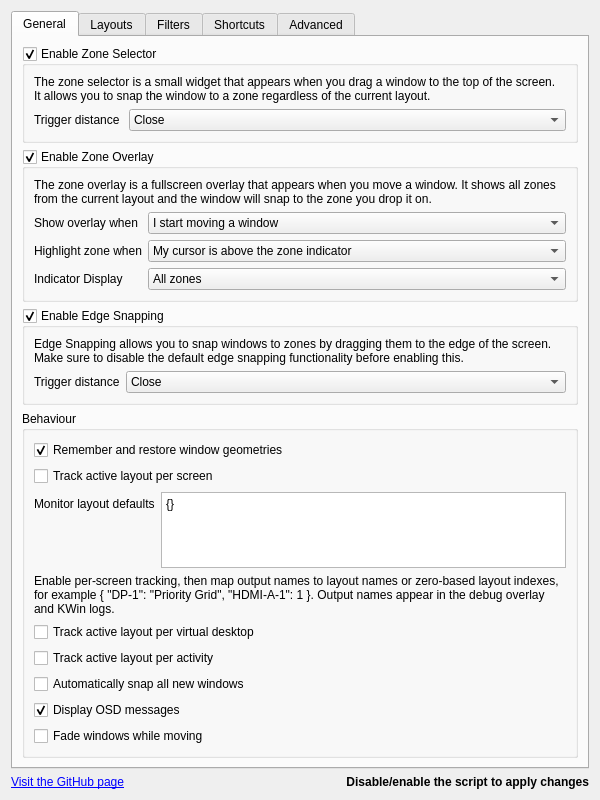
<?xml version="1.0" encoding="UTF-8"?>
<ui version="4.0">
  <class>KWin::MagnetileConfigForm</class>
  <widget class="QWidget" name="KWin::MagnetileConfigForm">
    <property name="geometry">
      <rect>
        <x>0</x>
        <y>0</y>
        <width>600</width>
        <height>800</height>
      </rect>
    </property>
    <layout class="QVBoxLayout" name="verticalLayout">
      <item>
        <widget class="QTabWidget" name="tabWidget">
          <property name="currentIndex">
            <number>0</number>
          </property>
          <widget class="QWidget" name="tab_general">
            <attribute name="icon">
              <iconset theme="systemsettings">
                <normaloff>../../../../../../../../.designer/backup</normaloff>../../../../../../../../.designer/backup</iconset>
            </attribute>
            <attribute name="title">
              <string>General</string>
            </attribute>
            <layout class="QVBoxLayout" name="verticalLayout_4">
              <item>
                <widget class="QGroupBox" name="kcfg_enableZoneSelector">
                  <property name="title">
                    <string>Enable Zone Selector</string>
                  </property>
                  <property name="alignment">
                    <set>Qt::AlignmentFlag::AlignLeading|Qt::AlignmentFlag::AlignLeft|Qt::AlignmentFlag::AlignTop</set>
                  </property>
                  <property name="checkable">
                    <bool>true</bool>
                  </property>
                  <layout class="QVBoxLayout" name="verticalLayout_14">
                    <item>
                      <widget class="QLabel" name="label_zoneSelectorExplanation">
                        <property name="text">
                          <string>The zone selector is a small widget that appears when you drag a window to the top of the screen. It allows you to snap the window to a zone regardless of the current layout.</string>
                        </property>
                        <property name="wordWrap">
                          <bool>true</bool>
                        </property>
                      </widget>
                    </item>
                    <item>
                      <layout class="QFormLayout" name="formLayout_zoneSelector">
                        <item row="0" column="1">
                          <widget class="QComboBox" name="kcfg_zoneSelectorTriggerDistance">
                            <property name="sizePolicy">
                              <sizepolicy hsizetype="Expanding" vsizetype="Fixed">
                                <horstretch>0</horstretch>
                                <verstretch>0</verstretch>
                              </sizepolicy>
                            </property>
                            <property name="currentText">
                              <string>Close</string>
                            </property>
                            <property name="currentIndex">
                              <number>0</number>
                            </property>
                            <item>
                              <property name="text">
                                <string>Close</string>
                              </property>
                            </item>
                            <item>
                              <property name="text">
                                <string>Medium</string>
                              </property>
                            </item>
                            <item>
                              <property name="text">
                                <string>Far</string>
                              </property>
                            </item>
                          </widget>
                        </item>
                        <item row="0" column="0">
                          <widget class="QLabel" name="label_zoneSelectorTriggerDistance">
                            <property name="text">
                              <string>Trigger distance </string>
                            </property>
                          </widget>
                        </item>
                      </layout>
                    </item>
                  </layout>
                </widget>
              </item>
              <item>
                <widget class="QGroupBox" name="kcfg_enableZoneOverlay">
                  <property name="title">
                    <string>Enable Zone Overlay</string>
                  </property>
                  <property name="checkable">
                    <bool>true</bool>
                  </property>
                  <property name="checked">
                    <bool>true</bool>
                  </property>
                  <layout class="QVBoxLayout" name="verticalLayout_13">
                    <item>
                      <widget class="QLabel" name="label_zoneOverlayExplanation">
                        <property name="text">
                          <string>The zone overlay is a fullscreen overlay that appears when you move a window. It shows all zones from the current layout and the window will snap to the zone you drop it on.</string>
                        </property>
                        <property name="wordWrap">
                          <bool>true</bool>
                        </property>
                      </widget>
                    </item>
                    <item>
                      <layout class="QFormLayout" name="formLayout_zoneOverlay">
                        <item row="0" column="0">
                          <widget class="QLabel" name="label_zoneOverlayShowWhen">
                            <property name="text">
                              <string>Show overlay when</string>
                            </property>
                          </widget>
                        </item>
                        <item row="0" column="1">
                          <widget class="QComboBox" name="kcfg_zoneOverlayShowWhen">
                            <property name="sizePolicy">
                              <sizepolicy hsizetype="Expanding" vsizetype="Fixed">
                                <horstretch>0</horstretch>
                                <verstretch>0</verstretch>
                              </sizepolicy>
                            </property>
                            <item>
                              <property name="text">
                                <string>I start moving a window</string>
                              </property>
                            </item>
                            <item>
                              <property name="text">
                                <string>I press the toggle overlay shortcut</string>
                              </property>
                            </item>
                          </widget>
                        </item>
                        <item row="1" column="0">
                          <widget class="QLabel" name="label_zoneOverlayHighlightTarget">
                            <property name="text">
                              <string>Highlight zone when</string>
                            </property>
                          </widget>
                        </item>
                        <item row="1" column="1">
                          <widget class="QComboBox" name="kcfg_zoneOverlayHighlightTarget">
                            <property name="sizePolicy">
                              <sizepolicy hsizetype="Expanding" vsizetype="Fixed">
                                <horstretch>0</horstretch>
                                <verstretch>0</verstretch>
                              </sizepolicy>
                            </property>
                            <item>
                              <property name="text">
                                <string>My cursor is above the zone indicator</string>
                              </property>
                            </item>
                            <item>
                              <property name="text">
                                <string>My cursor is anywhere in the zone</string>
                              </property>
                            </item>
                          </widget>
                        </item>
                        <item row="2" column="0">
                          <widget class="QLabel" name="label_zoneOverlayIndicatorDisplay">
                            <property name="text">
                              <string>Indicator Display</string>
                            </property>
                          </widget>
                        </item>
                        <item row="2" column="1">
                          <widget class="QComboBox" name="kcfg_zoneOverlayIndicatorDisplay">
                            <property name="sizePolicy">
                              <sizepolicy hsizetype="Expanding" vsizetype="Fixed">
                                <horstretch>0</horstretch>
                                <verstretch>0</verstretch>
                              </sizepolicy>
                            </property>
                            <item>
                              <property name="text">
                                <string>All zones</string>
                              </property>
                            </item>
                            <item>
                              <property name="text">
                                <string>Only target zone</string>
                              </property>
                            </item>
                          </widget>
                        </item>
                      </layout>
                    </item>
                  </layout>
                </widget>
              </item>
              <item>
                <widget class="QGroupBox" name="kcfg_enableEdgeSnapping">
                  <property name="title">
                    <string>Enable Edge Snapping</string>
                  </property>
                  <property name="checkable">
                    <bool>true</bool>
                  </property>
                  <property name="checked">
                    <bool>true</bool>
                  </property>
                  <layout class="QVBoxLayout" name="verticalLayout_13">
                    <item>
                      <widget class="QLabel" name="label_edgeSnappingExplanation">
                        <property name="text">
                          <string>Edge Snapping allows you to snap windows to zones by dragging them to the edge of the screen. Make sure to disable the default edge snapping functionality before enabling this.</string>
                        </property>
                        <property name="wordWrap">
                          <bool>true</bool>
                        </property>
                      </widget>
                    </item>
                    <item>
                      <layout class="QFormLayout" name="formLayout_edgeSnapping">
                        <item row="0" column="0">
                          <widget class="QLabel" name="label_edgeSnappingTriggerDistance">
                            <property name="text">
                              <string>Trigger distance</string>
                            </property>
                          </widget>
                        </item>
                        <item row="0" column="1">
                          <widget class="QComboBox" name="kcfg_edgeSnappingTriggerDistance">
                            <property name="sizePolicy">
                              <sizepolicy hsizetype="Expanding" vsizetype="Fixed">
                                <horstretch>0</horstretch>
                                <verstretch>0</verstretch>
                              </sizepolicy>
                            </property>
                            <item>
                              <property name="text">
                                <string>Close</string>
                              </property>
                            </item>
                            <item>
                              <property name="text">
                                <string>Medium</string>
                              </property>
                            </item>
                            <item>
                              <property name="text">
                                <string>Far</string>
                              </property>
                            </item>
                          </widget>
                        </item>
                      </layout>
                    </item>
                  </layout>
                </widget>
              </item>
              <item>
                <widget class="QGroupBox" name="groupBox_snappingBehaviour">
                  <property name="title">
                    <string>Behaviour</string>
                  </property>
                  <layout class="QVBoxLayout" name="verticalLayout_11">
                    <item>
                      <widget class="QCheckBox" name="kcfg_rememberWindowGeometries">
                        <property name="sizePolicy">
                          <sizepolicy hsizetype="Minimum" vsizetype="Minimum">
                            <horstretch>0</horstretch>
                            <verstretch>0</verstretch>
                          </sizepolicy>
                        </property>
                        <property name="text">
                          <string>Remember and restore window geometries</string>
                        </property>
                        <property name="checked">
                          <bool>true</bool>
                        </property>
                      </widget>
                    </item>
                    <item>
                      <widget class="QCheckBox" name="kcfg_trackLayoutPerScreen">
                        <property name="text">
                          <string>Track active layout per screen</string>
                        </property>
                      </widget>
                    </item>
                    <item>
                      <layout class="QFormLayout" name="formLayout_monitorLayouts">
                        <item row="0" column="0">
                          <widget class="QLabel" name="label_monitorLayouts">
                            <property name="text">
                              <string>Monitor layout defaults</string>
                            </property>
                          </widget>
                        </item>
                        <item row="0" column="1">
                          <widget class="QPlainTextEdit" name="kcfg_monitorLayoutsJson">
                            <property name="toolTip">
                              <string>Optional JSON object mapping KWin output names to layout names or indexes.</string>
                            </property>
                            <property name="maximumSize">
                              <size>
                                <width>16777215</width>
                                <height>90</height>
                              </size>
                            </property>
                            <property name="plainText">
                              <string>{}</string>
                            </property>
                          </widget>
                        </item>
                      </layout>
                    </item>
                    <item>
                      <widget class="QLabel" name="label_monitorLayoutsExplanation">
                        <property name="text">
                          <string>Enable per-screen tracking, then map output names to layout names or zero-based layout indexes, for example { &quot;DP-1&quot;: &quot;Priority Grid&quot;, &quot;HDMI-A-1&quot;: 1 }. Output names appear in the debug overlay and KWin logs.</string>
                        </property>
                        <property name="wordWrap">
                          <bool>true</bool>
                        </property>
                      </widget>
                    </item>
                    <item>
                      <widget class="QCheckBox" name="kcfg_trackLayoutPerDesktop">
                        <property name="text">
                          <string>Track active layout per virtual desktop</string>
                        </property>
                      </widget>
                    </item>
                    <item>
                      <widget class="QCheckBox" name="kcfg_trackLayoutPerActivity">
                        <property name="text">
                          <string>Track active layout per activity</string>
                        </property>
                      </widget>
                    </item>
                    <item>
                      <widget class="QCheckBox" name="kcfg_autoSnapAllNew">
                        <property name="text">
                          <string>Automatically snap all new windows</string>
                        </property>
                      </widget>
                    </item>
                    <item>
                      <widget class="QCheckBox" name="kcfg_showOsdMessages">
                        <property name="text">
                          <string>Display OSD messages</string>
                        </property>
                        <property name="checked">
                          <bool>true</bool>
                        </property>
                      </widget>
                    </item>
                    <item>
                      <widget class="QCheckBox" name="kcfg_fadeWindowsWhileMoving">
                        <property name="text">
                          <string>Fade windows while moving</string>
                        </property>
                      </widget>
                    </item>
                  </layout>
                </widget>
              </item>
              <item>
                <spacer name="verticalSpacer_general">
                  <property name="orientation">
                    <enum>Qt::Orientation::Vertical</enum>
                  </property>
                  <property name="sizeHint" stdset="0">
                    <size>
                      <width>0</width>
                      <height>0</height>
                    </size>
                  </property>
                </spacer>
              </item>
            </layout>
            <zorder>kcfg_enableEdgeSnapping</zorder>
            <zorder>verticalSpacer_general</zorder>
            <zorder>groupBox_snappingBehaviour</zorder>
            <zorder>kcfg_enableZoneSelector</zorder>
            <zorder>kcfg_enableZoneOverlay</zorder>
          </widget>
          <widget class="QWidget" name="tab_layouts">
            <attribute name="icon">
              <iconset theme="preferences-desktop-virtual">
                <normaloff>../../../../../../../../.designer/backup</normaloff>../../../../../../../../.designer/backup</iconset>
            </attribute>
            <attribute name="title">
              <string>Layouts</string>
            </attribute>
            <layout class="QVBoxLayout" name="verticalLayout_2">
              <item>
                <widget class="QGroupBox" name="groupBox_layouts">
                  <property name="title">
                    <string>Layouts</string>
                  </property>
                  <layout class="QVBoxLayout" name="verticalLayout_6">
                    <item>
                      <widget class="QLabel" name="label_layoutEditorExplanation">
                        <property name="text">
                          <string>Use the visual layout editor at https://jcearnal.github.io/magnetile/ to create layouts, configure custom edge-snap triggers, and export Magnetile JSON. This field must remain valid JSON; comments are not supported.</string>
                        </property>
                        <property name="wordWrap">
                          <bool>true</bool>
                        </property>
                        <property name="openExternalLinks">
                          <bool>true</bool>
                        </property>
                      </widget>
                    </item>
                    <item>
                      <widget class="QPlainTextEdit" name="kcfg_layoutsJson">
                        <property name="plainText">
                          <string>[ { &quot;name&quot;: &quot;Priority Grid&quot;, &quot;padding&quot;: 10, &quot;zones&quot;: [ { &quot;x&quot;: 0, &quot;y&quot;: 0, &quot;height&quot;: 100, &quot;width&quot;: 25 }, { &quot;x&quot;: 25, &quot;y&quot;: 0, &quot;height&quot;: 100, &quot;width&quot;: 50 }, { &quot;x&quot;: 75, &quot;y&quot;: 0, &quot;height&quot;: 100, &quot;width&quot;: 25 } ] }, { &quot;name&quot;: &quot;Quadrant Grid&quot;, &quot;padding&quot;: 10, &quot;zones&quot;: [ { &quot;x&quot;: 0, &quot;y&quot;: 0, &quot;height&quot;: 50, &quot;width&quot;: 50 }, { &quot;x&quot;: 0, &quot;y&quot;: 50, &quot;height&quot;: 50, &quot;width&quot;: 50 }, { &quot;x&quot;: 50, &quot;y&quot;: 50, &quot;height&quot;: 50, &quot;width&quot;: 50 }, { &quot;x&quot;: 50, &quot;y&quot;: 0, &quot;height&quot;: 50, &quot;width&quot;: 50 } ] } ]</string>
                        </property>
                      </widget>
                    </item>
                  </layout>
                </widget>
              </item>
            </layout>
          </widget>
          <widget class="QWidget" name="tab_filters">
            <attribute name="icon">
              <iconset theme="preferences-desktop-filter">
                <normaloff>../../../../../../../../.designer/backup</normaloff>../../../../../../../../.designer/backup</iconset>
            </attribute>
            <attribute name="title">
              <string>Filters</string>
            </attribute>
            <layout class="QVBoxLayout" name="verticalLayout_7">
              <item>
                <widget class="QGroupBox" name="groupBox_filtering">
                  <property name="title">
                    <string>Filtering</string>
                  </property>
                  <layout class="QVBoxLayout" name="verticalLayout_8">
                    <item>
                      <widget class="QLabel" name="label_filteringExplanation">
                        <property name="sizePolicy">
                          <sizepolicy hsizetype="Preferred" vsizetype="Fixed">
                            <horstretch>0</horstretch>
                            <verstretch>0</verstretch>
                          </sizepolicy>
                        </property>
                        <property name="text">
                          <string>Choose a filter mode and enter the window classes you wish to include or exclude, seperated by a new line.</string>
                        </property>
                        <property name="wordWrap">
                          <bool>true</bool>
                        </property>
                      </widget>
                    </item>
                    <item>
                      <layout class="QFormLayout" name="formLayout_filtering">
                        <item row="0" column="0">
                          <widget class="QLabel" name="label_filteringMode">
                            <property name="text">
                              <string>Mode</string>
                            </property>
                          </widget>
                        </item>
                        <item row="0" column="1">
                          <widget class="QComboBox" name="kcfg_filterMode">
                            <property name="sizePolicy">
                              <sizepolicy hsizetype="Expanding" vsizetype="Fixed">
                                <horstretch>0</horstretch>
                                <verstretch>0</verstretch>
                              </sizepolicy>
                            </property>
                            <item>
                              <property name="text">
                                <string>Include</string>
                              </property>
                            </item>
                            <item>
                              <property name="text">
                                <string>Exclude</string>
                              </property>
                            </item>
                          </widget>
                        </item>
                        <item row="1" column="0">
                          <widget class="QLabel" name="label_filteringFilter">
                            <property name="text">
                              <string>Filter</string>
                            </property>
                          </widget>
                        </item>
                        <item row="1" column="1">
                          <widget class="QPlainTextEdit" name="kcfg_filterList">
                            <property name="toolTip">
                              <string>Enter window classes you wish to include/exclude (seperated by a new line)</string>
                            </property>
                          </widget>
                        </item>
                      </layout>
                    </item>
                  </layout>
                </widget>
              </item>
            </layout>
          </widget>
          <widget class="QWidget" name="tab_shortcuts">
            <attribute name="icon">
              <iconset theme="configure-shortcuts">
                <normaloff>../../../../../.designer/backup</normaloff>../../../../../.designer/backup</iconset>
            </attribute>
            <attribute name="title">
              <string>Shortcuts</string>
            </attribute>
            <layout class="QVBoxLayout" name="verticalLayout_9">
              <item>
                <layout class="QVBoxLayout" name="verticalLayout_shortcuts" stretch="0">
                  <item>
                    <widget class="QGroupBox" name="groupBox_shortcuts">
                      <property name="title">
                        <string>Shortcuts</string>
                      </property>
                      <layout class="QVBoxLayout" name="verticalLayout_12">
                        <item>
                          <widget class="QLabel" name="label_shortcutsExplanation">
                            <property name="text">
                              <string> &lt;html&gt;&lt;head/&gt;&lt;body&gt;&lt;p&gt;To set up shortcuts for this script&lt;/p&gt;&lt;p&gt;Go to System Settings / Shortcuts and search for &amp;quot;Magnetile&amp;quot;&lt;/p&gt;&lt;/body&gt;&lt;/html&gt;</string>
                            </property>
                            <property name="alignment">
                              <set>Qt::AlignmentFlag::AlignCenter</set>
                            </property>
                          </widget>
                        </item>
                      </layout>
                    </widget>
                  </item>
                </layout>
              </item>
            </layout>
          </widget>
          <widget class="QWidget" name="tab_advanced">
            <attribute name="icon">
              <iconset theme="applications-development">
                <normaloff>../../../../../../../../.designer/backup</normaloff>../../../../../../../../.designer/backup</iconset>
            </attribute>
            <attribute name="title">
              <string>Advanced</string>
            </attribute>
            <layout class="QVBoxLayout" name="verticalLayout_9">
              <item>
                <layout class="QVBoxLayout" name="verticalLayout_advanced" stretch="0,0">
                  <item>
                    <widget class="QGroupBox" name="groupBox_performance">
                      <property name="title">
                        <string>Performance</string>
                      </property>
                      <property name="flat">
                        <bool>false</bool>
                      </property>
                      <layout class="QVBoxLayout" name="verticalLayout_16">
                        <item>
                          <layout class="QFormLayout" name="formLayout_performance">
                            <item row="0" column="0">
                              <widget class="QLabel" name="label_pollingRate">
                                <property name="toolTip">
                                  <string>Speed of which the zone checking is done</string>
                                </property>
                                <property name="text">
                                  <string>Polling rate</string>
                                </property>
                              </widget>
                            </item>
                            <item row="0" column="1">
                              <widget class="QSpinBox" name="kcfg_pollingRate">
                                <property name="sizePolicy">
                                  <sizepolicy hsizetype="Expanding" vsizetype="Fixed">
                                    <horstretch>0</horstretch>
                                    <verstretch>0</verstretch>
                                  </sizepolicy>
                                </property>
                                <property name="toolTip">
                                  <string>Speed of which the zone checking is done</string>
                                </property>
                                <property name="suffix">
                                  <string> ms</string>
                                </property>
                                <property name="minimum">
                                  <number>10</number>
                                </property>
                                <property name="maximum">
                                  <number>1000</number>
                                </property>
                                <property name="singleStep">
                                  <number>10</number>
                                </property>
                                <property name="value">
                                  <number>100</number>
                                </property>
                              </widget>
                            </item>
                          </layout>
                        </item>
                      </layout>
                    </widget>
                  </item>
                  <item>
                    <widget class="QGroupBox" name="groupBox_debug">
                      <property name="title">
                        <string>Debugging</string>
                      </property>
                      <layout class="QVBoxLayout" name="verticalLayout_17">
                        <item>
                          <widget class="QCheckBox" name="kcfg_enableDebugLogging">
                            <property name="sizePolicy">
                              <sizepolicy hsizetype="Minimum" vsizetype="Minimum">
                                <horstretch>0</horstretch>
                                <verstretch>0</verstretch>
                              </sizepolicy>
                            </property>
                            <property name="text">
                              <string>Enable logging</string>
                            </property>
                          </widget>
                        </item>
                        <item>
                          <widget class="QCheckBox" name="kcfg_enableDebugOverlay">
                            <property name="sizePolicy">
                              <sizepolicy hsizetype="Minimum" vsizetype="Minimum">
                                <horstretch>0</horstretch>
                                <verstretch>0</verstretch>
                              </sizepolicy>
                            </property>
                            <property name="text">
                              <string>Enable debug overlay</string>
                            </property>
                          </widget>
                        </item>
                      </layout>
                    </widget>
                  </item>
                </layout>
              </item>
              <item>
                <spacer name="verticalSpacer_advanced">
                  <property name="orientation">
                    <enum>Qt::Orientation::Vertical</enum>
                  </property>
                  <property name="sizeHint" stdset="0">
                    <size>
                      <width>20</width>
                      <height>40</height>
                    </size>
                  </property>
                </spacer>
              </item>
            </layout>
          </widget>
        </widget>
      </item>
      <item>
        <layout class="QHBoxLayout" name="horizontalLayout_main">
          <item>
            <widget class="QLabel" name="label_mainBottomLeft">
              <property name="toolTip">
                <string>https://github.com/jcearnal/magnetile.git</string>
              </property>
              <property name="text">
                <string>&lt;a href=&quot;https://github.com/jcearnal/magnetile.git&quot;&gt;Visit the GitHub page&lt;/a&gt;</string>
              </property>
              <property name="margin">
                <number>8</number>
              </property>
              <property name="openExternalLinks">
                <bool>true</bool>
              </property>
            </widget>
          </item>
          <item>
            <widget class="QLabel" name="label_mainBottomRight">
              <property name="font">
                <font>
                  <italic>false</italic>
                  <bold>true</bold>
                  <underline>false</underline>
                  <strikeout>false</strikeout>
                </font>
              </property>
              <property name="toolTip">
                <string />
              </property>
              <property name="text">
                <string>Disable/enable the script to apply changes</string>
              </property>
              <property name="scaledContents">
                <bool>false</bool>
              </property>
              <property name="alignment">
                <set>Qt::AlignmentFlag::AlignRight|Qt::AlignmentFlag::AlignTrailing|Qt::AlignmentFlag::AlignVCenter</set>
              </property>
              <property name="margin">
                <number>8</number>
              </property>
            </widget>
          </item>
        </layout>
      </item>
    </layout>
  </widget>
  <resources />
  <connections />
</ui>
